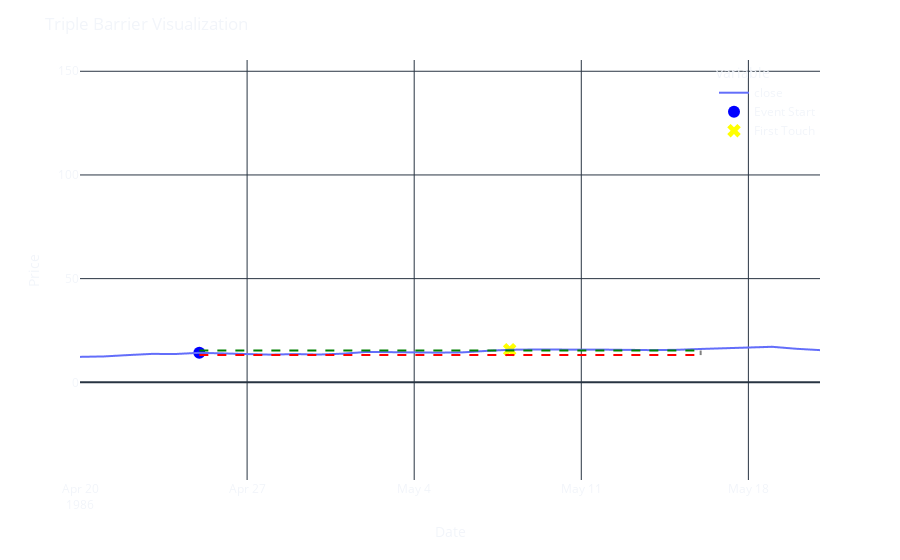

The notebook cell this image was saved under:
### Markdown cell above
### Plotting a Single Triple-Barrier Event (with Plotly)

### Code cell
# Plot a single barrier example
# Get barrier widths (ptsl[0] * Base Width)
pt = events['Base Width']
sl = events['Base Width']
upper_barrier = close[events.index] * (1 + pt)
lower_barrier = close[events.index] * (1 - sl)

# Select an event to plot (e.g., the 5th event)
i = 5
event_start_time = events.index[i]
event_end_time = t1.loc[event_start_time] # Vertical barrier
first_touch_time = events['End Time'].iloc[i] # First barrier touched

# Handle potential NaT in first_touch_time (if no barrier was hit)
if pd.isna(first_touch_time):
    print(f"Event {i} did not touch a barrier.")
    first_touch_time = event_end_time # Default to vertical barrier time

# Ensure we have valid times to plot
if pd.isna(event_start_time) or pd.isna(event_end_time):
    print(f"Skipping plot for event {i} due to NaT in barriers.")
else:
    price_touch = close.loc[first_touch_time]
    u_barrier = upper_barrier.iloc[i]
    l_barrier = lower_barrier.iloc[i]

    # Plot the price, barriers, and first touch
    fig = close.plot()

    # Add barrier lines
    fig.add_shape(type="line", x0=event_start_time, y0=u_barrier, x1=event_end_time, y1=u_barrier, line=dict(color="green", width=2, dash='dash'), name="Upper Barrier")
    fig.add_shape(type="line", x0=event_start_time, y0=l_barrier, x1=event_end_time, y1=l_barrier, line=dict(color="red", width=2, dash='dash'), name="Lower Barrier")
    fig.add_shape(type="line", x0=event_end_time, y0=l_barrier, x1=event_end_time, y1=u_barrier, line=dict(color="gray", width=2, dash='dash'), name="Vertical Barrier")

    # Add start and end points
    fig.add_trace(go.Scatter(x=[event_start_time], y=[close.loc[event_start_time]], mode="markers", name="Event Start", marker=dict(size=12, color='blue')))
    fig.add_trace(go.Scatter(x=[first_touch_time], y=[price_touch], mode="markers", name="First Touch", marker=dict(size=12, color='yellow', symbol='x')))

    # Apply custom layout
    update_figure_layout(fig, "Triple Barrier Visualization", "Date", "Price")
    fig.update_xaxes(range=[event_start_time - pd.Timedelta(days=5), event_end_time + pd.Timedelta(days=5)])

    # Finalize plot: Save if enabled, then show
    filename = "labeling_04_triple_barrier_viz.png"
    if SAVE_PLOTS:
        full_path = os.path.join(SAVE_DIR, filename)
        fig.write_image(full_path, width=1200, height=700) 
        print(f"Figure saved to: {full_path}")
    
    fig.show()

### Figure 1 — Plotly figure (JSON) as saved in the notebook; plotly's stock layout.template omitted (floating-point values rounded to 4 significant figures; data arrays with more than 128 entries replaced by an {"elided": "..."} marker saying what was removed)
{"data": [{"hovertemplate": "variable=close<br>index=%{x}<br>value=%{y}<extra></extra>", "legendgroup": "close", "line": {"color": "#636efa", "dash": "solid"}, "marker": {"symbol": "circle"}, "mode": "lines", "name": "close", "showlegend": true, "type": "scattergl", "x": {"elided": "10035 str values"}, "xaxis": "x", "y": {"elided": "10035 float values"}, "yaxis": "y"}, {"marker": {"color": "blue", "size": 12}, "mode": "markers", "name": "Event Start", "type": "scatter", "x": ["1986-04-25T00:00:00"], "y": [14.23]}, {"marker": {"color": "yellow", "size": 12, "symbol": "x"}, "mode": "markers", "name": "First Touch", "type": "scatter", "x": ["1986-05-08T00:00:00"], "y": [15.7]}], "layout": {"legend": {"title": {"text": "variable"}, "tracegroupgap": 0, "x": 1, "xanchor": "auto", "y": 1, "yanchor": "auto"}, "margin": {"t": 60}, "paper_bgcolor": "rgba(0,0,0,0)", "plot_bgcolor": "rgba(0,0,0,0)", "shapes": [{"line": {"color": "green", "dash": "dash", "width": 2}, "name": "Upper Barrier", "type": "line", "x0": "1986-04-25T00:00:00", "x1": "1986-05-16T00:00:00", "y0": 15.33, "y1": 15.33}, {"line": {"color": "red", "dash": "dash", "width": 2}, "name": "Lower Barrier", "type": "line", "x0": "1986-04-25T00:00:00", "x1": "1986-05-16T00:00:00", "y0": 13.13, "y1": 13.13}, {"line": {"color": "gray", "dash": "dash", "width": 2}, "name": "Vertical Barrier", "type": "line", "x0": "1986-05-16T00:00:00", "x1": "1986-05-16T00:00:00", "y0": 13.13, "y1": 15.33}], "title": {"text": "Triple Barrier Visualization"}, "xaxis": {"anchor": "y", "domain": [0, 1], "range": ["1986-04-20T00:00:00", "1986-05-21T00:00:00"], "title": {"text": "Date"}}, "yaxis": {"anchor": "x", "domain": [0, 1], "title": {"text": "Price"}}}}
